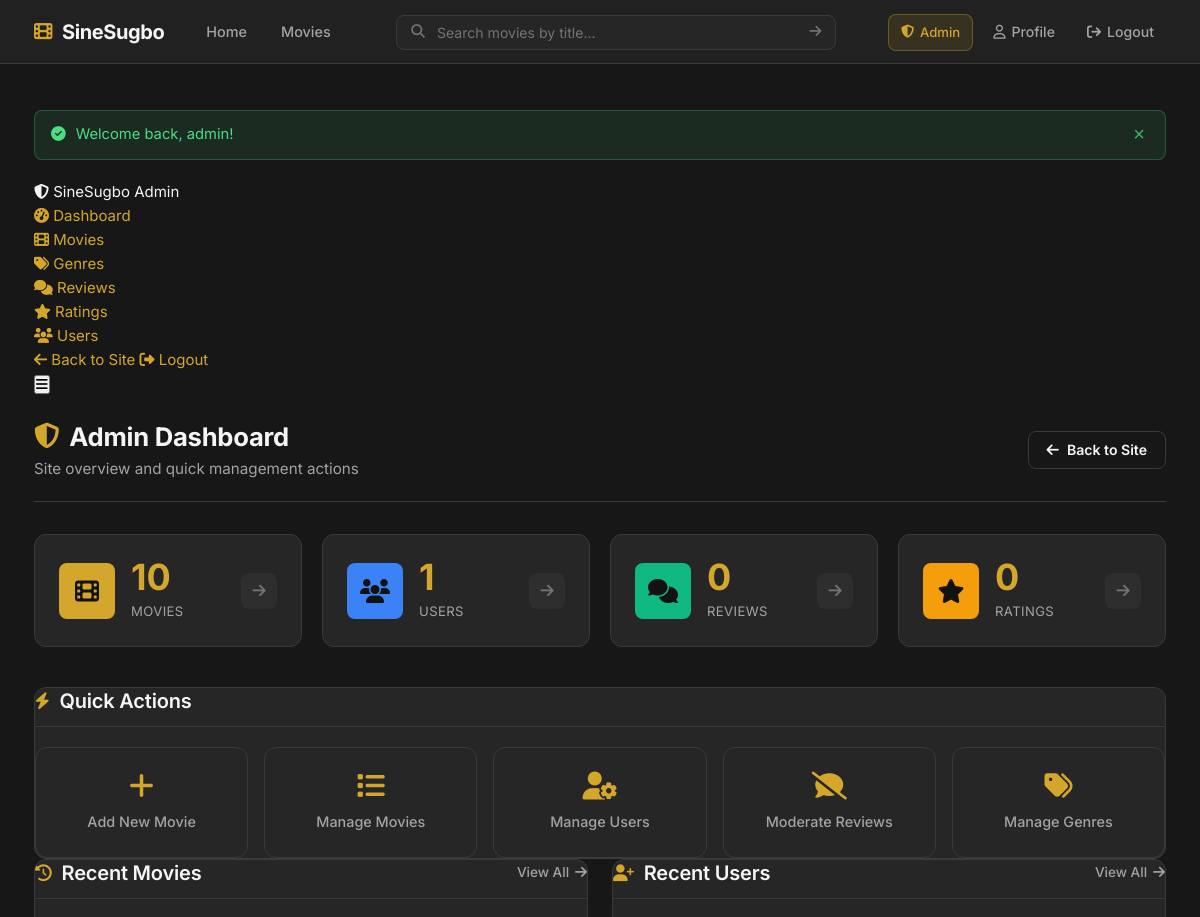
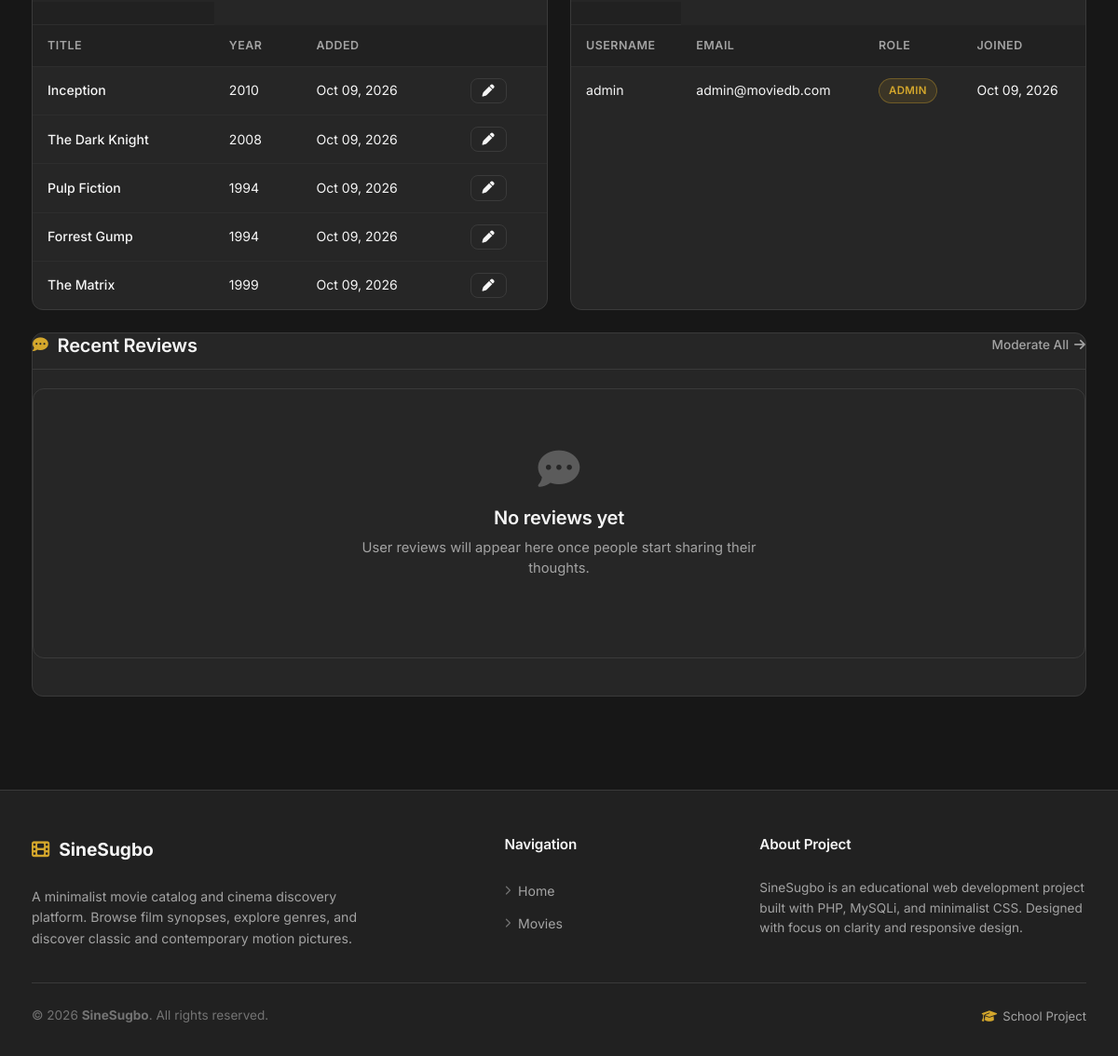
/admin/index.php (signed in), run on the app's committed database (2 pictures, top to bottom).
### tables this page shows
CREATE TABLE movies (
    id           INT AUTO_INCREMENT PRIMARY KEY,
    title        VARCHAR(200) NOT NULL,
    synopsis     TEXT,
    release_date DATE,
    director     VARCHAR(100),
    cast_members TEXT,
    runtime      INT COMMENT 'Runtime in minutes',
    poster       VARCHAR(255) DEFAULT NULL COMMENT 'Poster image filename',
    created_at   DATETIME NOT NULL DEFAULT CURRENT_TIMESTAMP
);

CREATE TABLE users (
    id         INT AUTO_INCREMENT PRIMARY KEY,
    username   VARCHAR(50)  NOT NULL UNIQUE,
    email      VARCHAR(100) NOT NULL UNIQUE,
    password   VARCHAR(255) NOT NULL,
    role       ENUM('user', 'admin') NOT NULL DEFAULT 'user',
    created_at DATETIME NOT NULL DEFAULT CURRENT_TIMESTAMP
);

### includes/auth.php (called while the page is built, shortened)
<?php
function sanitize(mixed $value): string {
    return htmlspecialchars((string) $value, ENT_QUOTES, 'UTF-8');
}

### admin/index.php (the view, shortened to what this page needs)
<?php
require_once '../includes/db.php';
require_once '../includes/auth.php';
$stats = [];
$result = $conn->query("SELECT COUNT(*) AS total FROM movies");
$stats['movies'] = $result->fetch_assoc()['total'];
$result = $conn->query("SELECT COUNT(*) AS total FROM users");
$stats['users'] = $result->fetch_assoc()['total'];
$result = $conn->query("SELECT COUNT(*) AS total FROM reviews");
$stats['reviews'] = $result->fetch_assoc()['total'];
$result = $conn->query("SELECT COUNT(*) AS total FROM ratings");
$stats['ratings'] = $result->fetch_assoc()['total'];
$recentMovies = [];
$result = $conn->query("
    SELECT id, title, release_date, created_at
    FROM movies
    ORDER BY created_at DESC
    LIMIT 5
");
if ($result) {
    while ($row = $result->fetch_assoc()) {
        $recentMovies[] = $row;
    }
}
$recentUsers = [];
$result = $conn->query("
    SELECT id, username, email, role, created_at
    FROM users
    ORDER BY created_at DESC
    LIMIT 5
");
if ($result) {
    while ($row = $result->fetch_assoc()) {
        $recentUsers[] = $row;
    }
}
$recentReviews = [];
$csrfToken = generateCsrfToken();
require_once '../includes/header.php';
require_once __DIR__ . '/_sidebar.php';
?>
<div class="admin-layout">
<div class="admin-container">
    <div class="admin-header">
        <div>
            <h1 class="admin-title">
                <i class="fa-solid fa-shield-halved"></i> Admin Dashboard
            </h1>
            <p class="admin-subtitle">Site overview and quick management actions</p>
        </div>
        <a href="../index.php" class="btn btn-secondary">
            <i class="fa-solid fa-arrow-left"></i> Back to Site
        </a>
    </div>
    <div class="stats-grid">
        <article class="stat-card">
            <div class="stat-icon stat-movies">
                <i class="fa-solid fa-film"></i>
            </div>
            <div class="stat-content">
                <span class="stat-value"><?php echo number_format($stats['movies']); ?></span>
                <span class="stat-label">Movies</span>
            </div>
            <a href="movies.php" class="stat-link" aria-label="Manage movies">
                <i class="fa-solid fa-arrow-right"></i>
            </a>
        </article>
        <article class="stat-card">
            <div class="stat-icon stat-users">
                <i class="fa-solid fa-users"></i>
            </div>
            <div class="stat-content">
                <span class="stat-value"><?php echo number_format($stats['users']); ?></span>
                <span class="stat-label">Users</span>
            </div>
            <a href="users.php" class="stat-link" aria-label="Manage users">
                <i class="fa-solid fa-arrow-right"></i>
            </a>
        </article>
        <article class="stat-card">
            <div class="stat-icon stat-reviews">
                <i class="fa-solid fa-comments"></i>
            </div>
            <div class="stat-content">
                <span class="stat-value"><?php echo number_format($stats['reviews']); ?></span>
                <span class="stat-label">Reviews</span>
            </div>
            <a href="reviews.php" class="stat-link" aria-label="Manage reviews">
                <i class="fa-solid fa-arrow-right"></i>
            </a>
        </article>
        <article class="stat-card">
            <div class="stat-icon stat-ratings">
                <i class="fa-solid fa-star"></i>
            </div>
            <div class="stat-content">
                <span class="stat-value"><?php echo number_format($stats['ratings']); ?></span>
                <span class="stat-label">Ratings</span>
            </div>
            <a href="ratings.php" class="stat-link" aria-label="View ratings">
                <i class="fa-solid fa-arrow-right"></i>
            </a>
        </article>
    </div>
    <section class="admin-section">
        <div class="section-header">
            <h2>
                <i class="fa-solid fa-bolt section-header-icon"></i>
                Quick Actions
            </h2>
        </div>
        <div class="quick-actions-grid">
            <a href="movies.php?action=add" class="quick-action-card">
                <i class="fa-solid fa-plus"></i>
                <span>Add New Movie</span>
            </a>
            <a href="movies.php" class="quick-action-card">
                <i class="fa-solid fa-list"></i>
                <span>Manage Movies</span>
            </a>
            <a href="users.php" class="quick-action-card">
                <i class="fa-solid fa-user-gear"></i>
                <span>Manage Users</span>
            </a>
            <a href="reviews.php" class="quick-action-card">
                <i class="fa-solid fa-comment-slash"></i>
                <span>Moderate Reviews</span>
            </a>
            <a href="genres.php" class="quick-action-card">
                <i class="fa-solid fa-tags"></i>
                <span>Manage Genres</span>
            </a>
        </div>
    </section>
    <div class="admin-section-row">
        <section class="admin-section">
            <div class="section-header">
                <h2>
                    <i class="fa-solid fa-clock-rotate-left section-header-icon"></i>
                    Recent Movies
                </h2>
                <a href="movies.php" class="section-header-link">
                    <span>View All</span>
                    <i class="fa-solid fa-arrow-right"></i>
                </a>
            </div>
            <?php if (!empty($recentMovies)): ?>
                <div class="admin-table-wrapper">
                    <table class="admin-table">
                        <th scope="col"ead>
                            <tr>
                                <th scope="col">Title</th>
                                <th scope="col">Year</th>
                                <th scope="col">Added</th>
                                <th scope="col"><span class="sr-only">Actions</span></th>
                            </tr>
                        <tbody>
                            <?php foreach ($recentMovies as $movie): ?>
                                <tr>
                                    <td>
                                        <a href="../movie.php?id=<?php echo (int) $movie['id']; ?>" target="_blank" rel="noopener noreferrer" class="table-link">
                                            <?php echo sanitize($movie['title']); ?>
                                        </a>
                                    </td>
                                    <td><?php echo $movie['release_date'] ? date('Y', strtotime($movie['release_date'])) : '—'; ?></td>
                                    <td><?php echo date('M d, Y', strtotime($movie['created_at'])); ?></td>
                                    <td class="admin-table-actions">
                                        <a href="movies.php?action=edit&id=<?php echo (int) $movie['id']; ?>" class="btn btn-sm btn-secondary"
                                           aria-label="Edit <?php echo sanitize($movie['title']); ?>" title="Edit">
                                            <i class="fa-solid fa-pen" aria-hidden="true"></i>
                                        </a>
                                    </td>
                                </tr>
                            <?php endforeach; ?>
                        </tbody>
                    </table>
                </div>
            <?php endif; ?>
        </section>
        <section class="admin-section">
            <div class="section-header">
                <h2>
                    <i class="fa-solid fa-user-plus section-header-icon"></i>
                    Recent Users
                </h2>
                <a href="users.php" class="section-header-link">
                    <span>View All</span>
                    <i class="fa-solid fa-arrow-right"></i>
                </a>
            </div>
            <?php if (!empty($recentUsers)): ?>
                <div class="admin-table-wrapper">
                    <table class="admin-table">
                        <th scope="col"ead>
                            <tr>
                                <th scope="col">Username</th>
                                <th scope="col">Email</th>
                                <th scope="col">Role</th>
                                <th scope="col">Joined</th>
                            </tr>
                        <tbody>
                            <?php foreach ($recentUsers as $user): ?>
                                <tr>
                                    <td><?php echo sanitize($user['username']); ?></td>
                                    <td><?php echo sanitize($user['email']); ?></td>
                                    <td>
                                        <span class="role-badge role-<?php echo sanitize($user['role']); ?>">
                                            <?php echo ucfirst(sanitize($user['role'])); ?>
                                        </span>
                                    </td>
                                    <td><?php echo date('M d, Y', strtotime($user['created_at'])); ?></td>
                                </tr>
                            <?php endforeach; ?>
                        </tbody>
                    </table>
                </div>
            <?php endif; ?>
        </section>
    </div>
    <section class="admin-section">
        <div class="section-header">
            <h2>
                <i class="fa-solid fa-comment-dots section-header-icon"></i>
                Recent Reviews
            </h2>
            <a href="reviews.php" class="section-header-link">
                <span>Moderate All</span>
                <i class="fa-solid fa-arrow-right"></i>
            </a>
        </div>
        <?php if (!empty($recentReviews)): ?>
            <div class="admin-table-wrapper">
                <table class="admin-table">
                    <caption class="sr-only">Most recent user reviews</caption>
                    <th scope="col"ead>
                        <tr>
                            <th scope="col">User</th>
                            <th scope="col">Movie</th>
                            <th scope="col">Preview</th>
                            <th scope="col">Date</th>
                            <th scope="col"><span class="sr-only">Actions</span></th>
                        </tr>
                    </thead>
                    <tbody>
                        <?php foreach ($recentReviews as $review): ?>
                            <tr>
                                <td><?php echo sanitize($review['username']); ?></td>
                                <td>
                                    <a href="../movie.php?id=<?php echo (int) $review['movie_id']; ?>" target="_blank" rel="noopener noreferrer" class="table-link">
                                        <?php echo sanitize($review['title']); ?>
                                    </a>
                                </td>
                                <td class="review-preview"><?php echo sanitize(mb_substr($review['review_text'], 0, 80)) . (mb_strlen($review['review_text']) > 80 ? '…' : ''); ?></td>
                                <td><?php echo date('M d, Y', strtotime($review['created_at'])); ?></td>
                                <td class="admin-table-actions">
                                    <a href="reviews.php?action=delete&amp;id=<?php echo (int) $review['id']; ?>&amp;csrf=<?php echo urlencode($csrfToken); ?>"
                                       class="btn btn-sm btn-danger"
                                       aria-label="Delete review by <?php echo sanitize($review['username']); ?>"
                                       title="Delete"
                                       onclick="return confirm('Delete this review?');">
                                        <i class="fa-solid fa-trash" aria-hidden="true"></i>
                                    </a>
                                </td>
                            </tr>
                        <?php endforeach; ?>
                    </tbody>
                </table>
            </div>
        <?php else: ?>
            <div class="empty-state">
                <i class="fa-solid fa-comment-dots empty-icon" aria-hidden="true"></i>
                <h3 class="empty-title">No reviews yet</h3>
                <p class="empty-description">User reviews will appear here once people start sharing their thoughts.</p>
            </div>
        <?php endif; ?>
    </section>
</div>
</div>
<?php
require_once '../includes/footer.php';
?>

### data on the page
movies: title "Inception", release_date "2010", created_at "Oct 09, 2026"
movies: title "The Dark Knight", release_date "2008", created_at "Oct 09, 2026"
movies: title "Pulp Fiction", release_date "1994", created_at "Oct 09, 2026"
movies: title "Forrest Gump", release_date "1994", created_at "Oct 09, 2026"
movies: title "The Matrix", release_date "1999", created_at "Oct 09, 2026"
users: username "admin", email "admin@moviedb.com", role "ADMIN", created_at "Oct 09, 2026"

### other printed values
$flash['message'] "Welcome back, admin!"
$item['label'] "Dashboard"
$item['label'] "Movies"
$item['label'] "Genres"
$item['label'] "Reviews"
$item['label'] "Ratings"
$item['label'] "Users"
$stats['movies'] "10"
$stats['users'] "1"
$stats['reviews'] "0"
$stats['ratings'] "0"
